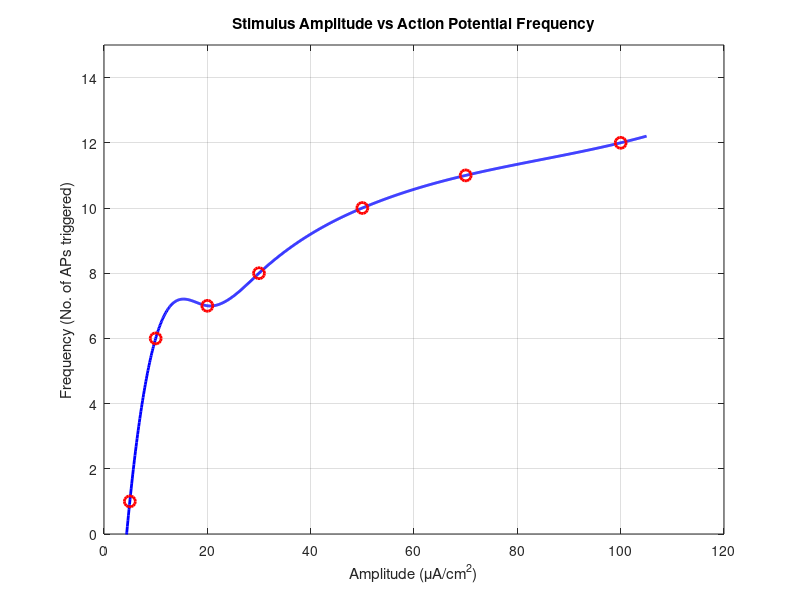

Here is the MATLAB script that generated this plot:
amplitudes = [5, 10, 20, 30, 50, 70, 100];            
frequencies = [1, 6, 7, 8, 10, 11, 12];              


x = linspace(0, 105, 1000);

% Interpolate frequency values using spline method
f = spline(amplitudes, frequencies, x);

% Plot the interpolated curve
plot(x, f, 'b-', 'LineWidth', 2);
hold on;

% Overlay the original data points
plot(amplitudes, frequencies, 'ro', 'MarkerSize', 8, 'LineWidth', 2);

% Customize the plot
xlabel('Amplitude (\muA/cm^2)');
ylabel('Frequency (No. of APs triggered)');
title('Stimulus Amplitude vs Action Potential Frequency');
ylim([0 15]);
grid on;
